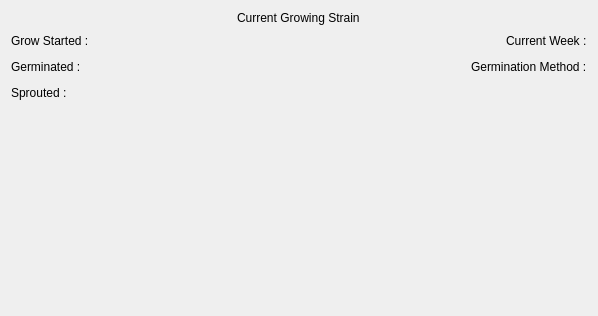
<?xml version="1.0" encoding="UTF-8"?>
<ui version="4.0">
 <class>MyGrows</class>
 <widget class="QWidget" name="MyGrows">
  <property name="geometry">
   <rect>
    <x>0</x>
    <y>0</y>
    <width>598</width>
    <height>316</height>
   </rect>
  </property>
  <property name="windowTitle">
   <string>Form</string>
  </property>
  <layout class="QVBoxLayout" name="verticalLayout_3">
   <item>
    <layout class="QVBoxLayout" name="MainLayout">
     <item alignment="Qt::AlignHCenter">
      <widget class="QLabel" name="cStrainName">
       <property name="text">
        <string>Current Growing Strain</string>
       </property>
      </widget>
     </item>
     <item>
      <layout class="QHBoxLayout" name="TimeLayout">
       <item>
        <widget class="QLabel" name="growStarted">
         <property name="text">
          <string>Grow Started : </string>
         </property>
        </widget>
       </item>
       <item>
        <spacer name="horizontalSpacer">
         <property name="orientation">
          <enum>Qt::Horizontal</enum>
         </property>
         <property name="sizeHint" stdset="0">
          <size>
           <width>40</width>
           <height>20</height>
          </size>
         </property>
        </spacer>
       </item>
       <item>
        <widget class="QLabel" name="weekNumber">
         <property name="text">
          <string>Current Week :</string>
         </property>
        </widget>
       </item>
      </layout>
     </item>
     <item>
      <layout class="QHBoxLayout" name="GerminationLayout">
       <item>
        <widget class="QLabel" name="Germinated">
         <property name="text">
          <string>Germinated :</string>
         </property>
        </widget>
       </item>
       <item>
        <spacer name="germinatedSpacer">
         <property name="orientation">
          <enum>Qt::Horizontal</enum>
         </property>
         <property name="sizeHint" stdset="0">
          <size>
           <width>40</width>
           <height>20</height>
          </size>
         </property>
        </spacer>
       </item>
       <item>
        <widget class="QLabel" name="germinationMethod">
         <property name="text">
          <string>Germination Method :</string>
         </property>
        </widget>
       </item>
      </layout>
     </item>
     <item>
      <layout class="QHBoxLayout" name="SproutLayout">
       <item>
        <widget class="QLabel" name="sprouted">
         <property name="text">
          <string>Sprouted :</string>
         </property>
        </widget>
       </item>
       <item>
        <spacer name="horizontalSpacer_2">
         <property name="orientation">
          <enum>Qt::Horizontal</enum>
         </property>
         <property name="sizeHint" stdset="0">
          <size>
           <width>40</width>
           <height>20</height>
          </size>
         </property>
        </spacer>
       </item>
      </layout>
     </item>
    </layout>
   </item>
   <item>
    <spacer name="verticalSpacer">
     <property name="orientation">
      <enum>Qt::Vertical</enum>
     </property>
     <property name="sizeHint" stdset="0">
      <size>
       <width>20</width>
       <height>40</height>
      </size>
     </property>
    </spacer>
   </item>
  </layout>
 </widget>
 <resources/>
 <connections/>
</ui>
